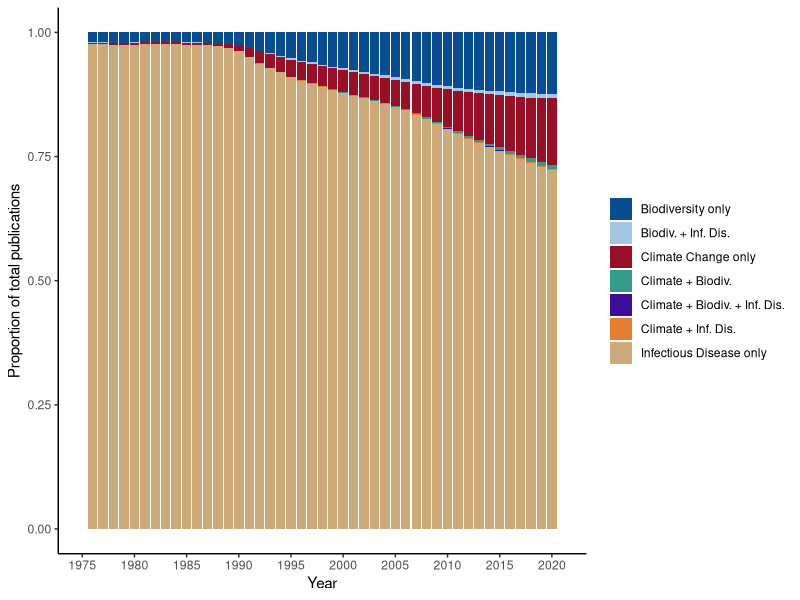
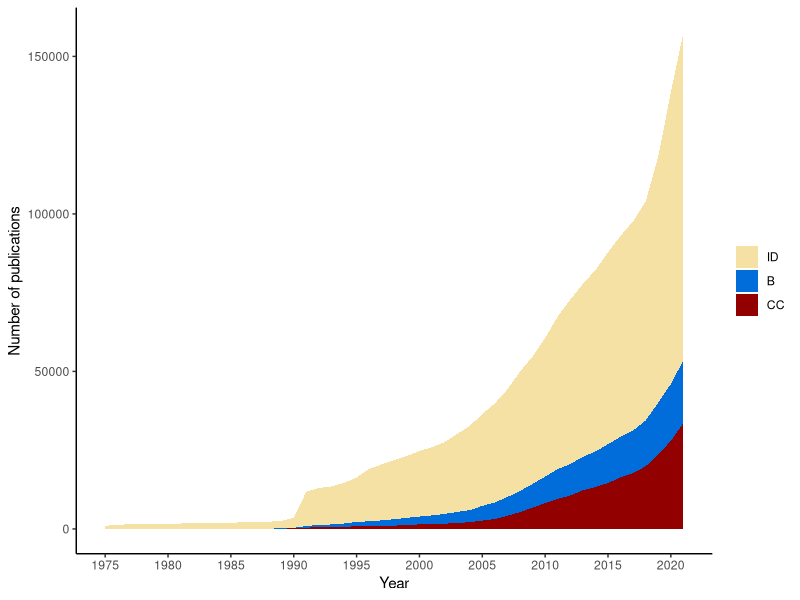
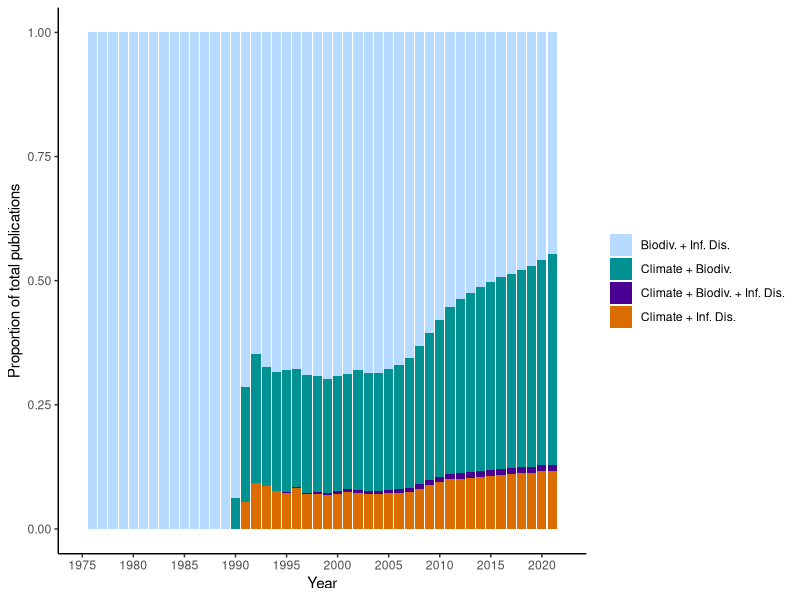
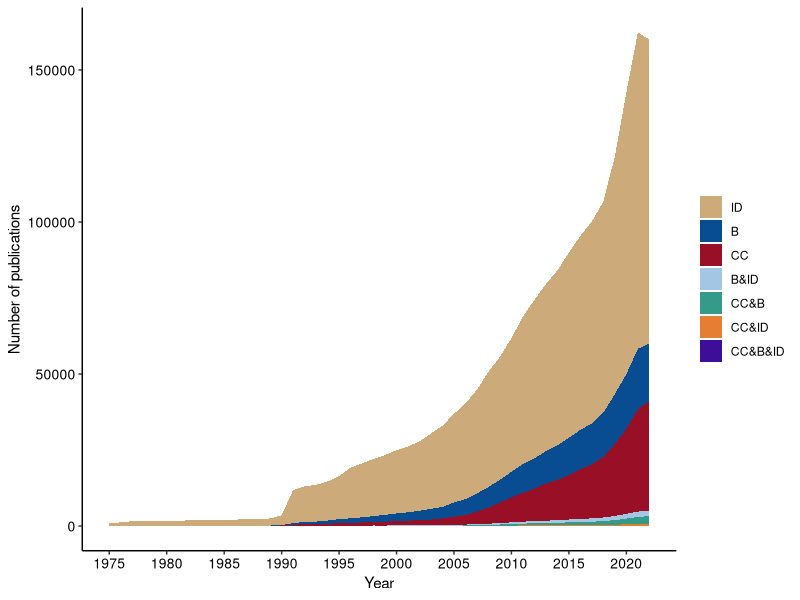
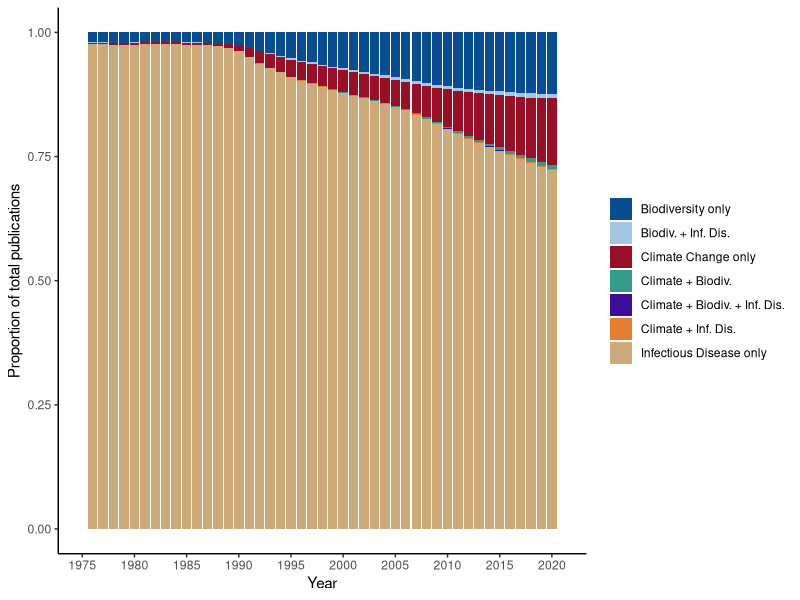
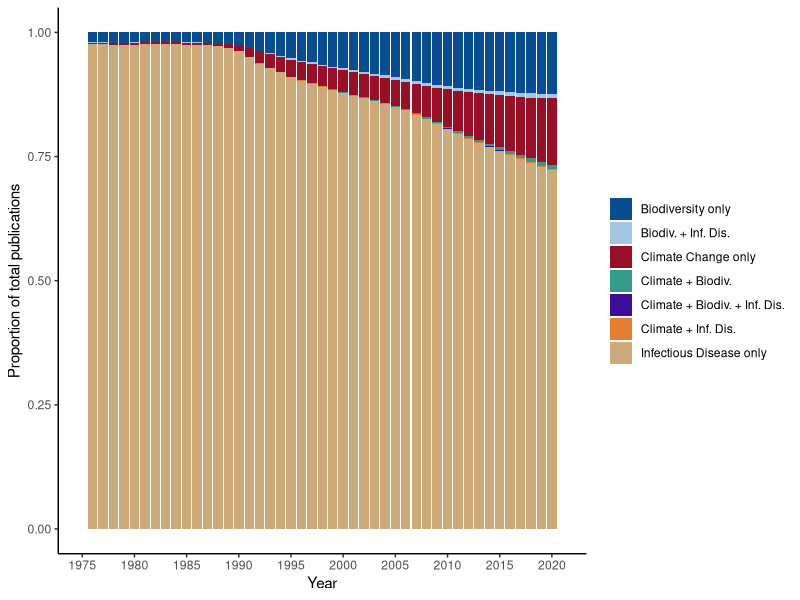
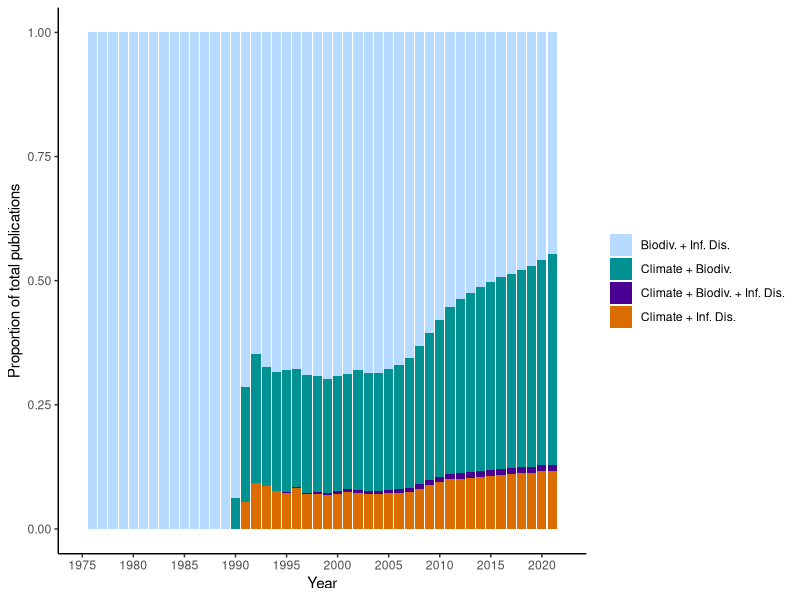
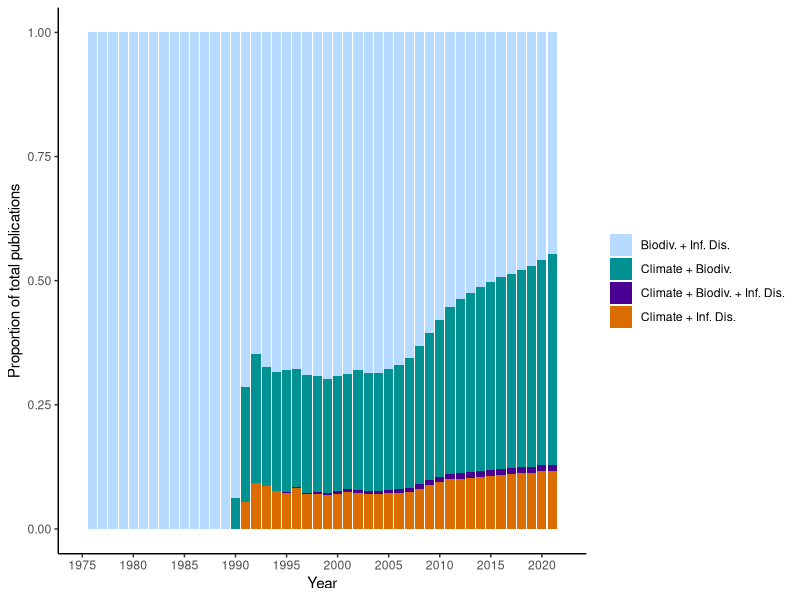

Write R code to recreate these figures, in order. (Note: this script raises an error after producing the figures.)
require(dplyr)
require(tidyr)
require(ggplot2)
require(cowplot)


CC <- read.table("./WOS_trends/WOS_Sept28_2023/CC.txt", sep="\t", header=T)
B <- read.table("./WOS_trends/WOS_Sept28_2023/B.txt", sep="\t", header=T)
ID <- read.table("./WOS_trends/WOS_Sept28_2023/ID.txt", sep="\t", header=T)

CC_B <- read.table("./WOS_trends/WOS_Sept28_2023/CC_AND_B.txt", sep="\t", header=T)
CC_ID <- read.table("./WOS_trends/WOS_Sept28_2023/CC_AND_ID.txt", sep="\t", header=T)
B_ID <- read.table("./WOS_trends/WOS_Sept28_2023/B_AND_ID.txt", sep="\t", header=T)
CC_B_ID <- read.table("./WOS_trends/WOS_Sept28_2023/CC_AND_B_AND_ID.txt", sep="\t", header=T)


# totals
sum(CC$Record.Count) + sum(ID$Record.Count) + sum(B$Record.Count) + 
sum(CC_B$Record.Count) + sum(CC_ID$Record.Count) + sum(B_ID$Record.Count) + sum(CC_B_ID$Record.Count)

names(CC)[3] <- "percent_total"
names(B)[3] <- "percent_total"
names(ID)[3] <- "percent_total"
names(CC_B)[3] <- "percent_total"
names(CC_ID)[3] <- "percent_total"
names(B_ID)[3] <- "percent_total"
names(CC_B_ID)[3] <- "percent_total"


CC$Subject <- "CC"
B$Subject <- "B"
ID$Subject <- "ID"
CC_B$Subject <- "CC&B"
CC_ID$Subject <- "CC&ID"
B_ID$Subject <- "B&ID"
CC_B_ID$Subject <- "CC&B&ID"

dat <- rbind(CC, B, ID, CC_B, CC_ID, B_ID, CC_B_ID)
names(dat)[1] <- "year"
names(dat)[2] <- "records"

dat %>% arrange(year) %>% head(20)
# missing some combinations

# remove precent total and add missing combinations, filling with zero for records
dat <- select(dat, -percent_total)
dat <- complete(dat, year, Subject, fill = list(records = 0))

# cumulative sum
dat_long <- dat %>% group_by(Subject) %>%
                            arrange(year) %>%
                            mutate(total = cumsum(records))
tail(dat_long)
# looks correct compared to WOS totals

# red = diversity, 
# blue = climate, 
# yellow = disease, 
# green = disease/climate, 
# orange = diversity/disease, 
# purple = diversity/climate …

# new colorblind palette
# https://jacksonlab.agronomy.wisc.edu/2016/05/23/15-level-colorblind-friendly-palette/

colors <- c(
                        "#006ddb", # blue
                        "#b6dbff", # B & ID - powderblue
                        "#920000", # dark red
                        "#009292", # light teal
                        "#490092", # dark purple
                        "#db6d00", # orange
                        '#F5E1A4', # infectious disease - beige
                        "#ffb6db", # pink
                        "#ffff6d", # bright yellow
                        "#b66dff", # fuschia
                        "#ff6db6", # hot pink
                        "#6db6ff", # skyblue
                        "#924900", # mocha
                        "#009292", # B      - light teal
                        "#24ff24", # lime green
                        "#000000" # black
                        )
colors2<-c("#084C92", #blue B
           "#A3C6E5", # light blue B & ID
           "#990F26", #red CC
           "#349B89", # teal CC & B
           "#3D0F99", # purple CBD
           "#E57D32", # orange CC & ID
           "#CCAA7A" # tan ID
           )

unique(dat_long$Subject)


dat_long$Subject_fct <- factor(dat_long$Subject, 
                        levels=c("B", "B&ID", "CC", "CC&B", "CC&B&ID", "CC&ID","ID"), 
                        labels=c("Biodiversity only", "Biodiv. + Inf. Dis.", "Climate Change only",
                            "Climate + Biodiv.", "Climate + Biodiv. + Inf. Dis.","Climate + Inf. Dis.", "Infectious Disease only"))

# Combo line plot
p_combo <- ggplot(dat_long, aes(fill=Subject_fct, y=total, x=year)) + 
    geom_bar(position="fill", stat="identity") +  scale_fill_manual(values=colors2) + 
    theme_classic() +
    # scale_y_continuous(expand = c(0, 0), labels=function(x) format(x, big.mark = ",", scientific = FALSE),
    #     trans="log10", breaks = c(10, 100, 1000, 10000, 100000,1000000)) + 
        # xlim(1975,2020) +
    scale_x_continuous(breaks = seq(1975,2021,5), limits=c(1975,2021)) +
    xlab("Year") + ylab("Proportion of total publications") +
    # theme(legend.position = c(0.22, 0.8), 
    theme(strip.background = element_blank(),
            strip.text.x = element_text(size=10, face="bold", hjust=0.02),
            legend.title = element_blank())


p_combo

dat_long %>%
  filter(Subject != "B&ID") %>%
  filter(Subject != "CC&B") %>%
  filter(Subject != "CC&B&ID") %>%
  filter(Subject != "CC&ID") -> dat_single
dat_single$Subject<-factor(dat_single$Subject, levels = c("ID", "B", "CC"))

dat_single %>%  
  ggplot(aes(fill=Subject, y=records, x=year)) + 
  geom_area()+
  scale_fill_manual(values=c("#F5E1A4", "#006ddb", "#920000")) + 
  theme_classic() +
  scale_x_continuous(breaks = seq(1975,2021,5), limits=c(1975,2021)) +
  xlab("Year") + ylab("Number of publications") +
  theme(strip.background = element_blank(),
        strip.text.x = element_text(size=10, face="bold", hjust=0.02),
        legend.title = element_blank())

# Give a specific order:
dat_long$Subject <- factor(dat_long$Subject, levels=c("ID", "B", "CC", "B&ID", "CC&B", "CC&ID", "CC&B&ID") )
dat_long %>%
  ggplot(aes(fill=Subject, y=records, x=year)) + 
  geom_area(stat="identity")+
  scale_fill_manual(values=c("#CCAA7A", "#084C92", "#990F26","#A3C6E5","#349B89", "#E57D32", "#3D0F99")) + 
  theme_classic() +
  scale_x_continuous(breaks = seq(1975,2022,5), limits=c(1975,2022)) +
  xlab("Year") + ylab("Number of publications") +
  theme(strip.background = element_blank(),
        strip.text.x = element_text(size=10, face="bold", hjust=0.02, color = 'black'),
        axis.text = element_text(size = 10, color = 'black'),
        legend.title = element_blank())->p_all

ggsave("~/Desktop/boxfigure_2023.png", p_all, width=8, height=4)
ggsave("./papers_proportion_oct2022.pdf",p_combo, width=8, height=4)
ggsave("./papers_proportion_oct2022.png",p_combo, width=8, height=4)


# subset to intersections
dat_intersect <- dat_long[dat_long$Subject%in%c("B&ID","CC&B","CC&B&ID","CC&ID"),]



colors_intersect <- c(
                        "#b6dbff", # powderblue
                        "#009292", # light teal
                        "#490092", # dark purple
                        # "#000000", # black
                        "#db6d00", # orange
                        "#ffb6db", # pink
                        "#ff6db6", # hot pink
                        "#b66dff", # fuschia
                        "#920000", # dark red
                        "#924900", # mocha
                        "#6db6ff", # skyblue
                        "#004949", # dark teal  
                        "#ffff6d", # bright yellow
                        "#24ff24", # lime green
                        "#006ddb" # blue
                        )

colors_intersect2 <- c(
  "#A3C6E5", # light blue B & ID
  "#349B89", # teal CC & B
  "#3D0F99", # purple CBD
  "#E57D32" # orange CC & ID
)
# Combo bar plot
p_intersect <- ggplot(dat_intersect, aes(fill=Subject_fct, y=total, x=year)) + 
    geom_bar(position="fill",stat="identity") +  scale_fill_manual(values=colors_intersect) + 
    theme_classic() +
    scale_x_continuous(breaks = seq(1975,2022,5), limits=c(1975,2022)) +
    xlab("Year") + ylab("Proportion of total publications") +
    theme(strip.background = element_blank(),
            strip.text.x = element_text(size=10, face="bold", hjust=0.02),
            legend.title = element_blank())

p_intersect

ggsave("./intersect_papers_proportion_oct2022.pdf",p_intersect, width=8, height=4)
ggsave("./intersect_papers_proportion_oct2022.png",p_intersect, width=8, height=4)



# Combo bar plot
p_intersect2 <- ggplot(dat_intersect, aes(color=Subject_fct, y=records, x=year)) + 
    geom_line(stat="identity", linewidth=1) + 
    scale_color_manual(values=colors_intersect2) + #scale_fill_manual(values=colors_intersect) + 
    theme_classic() +
    scale_x_continuous(breaks = seq(1990,2022,5), limits=c(1990,2022)) +
    xlab("Year") + ylab(" ") +
    theme(strip.background = element_blank(),
          strip.text.x = element_text(size=10, face="bold", hjust=0.02),
          axis.text = element_text(size = 10, color = 'black'),
          legend.title = element_blank(),
          legend.position = "none")
ggsave("~/Desktop/box_inlay_2023.png", p_intersect2, height=2, width=4)

p_all / (p_intersect2 + plot_spacer())

